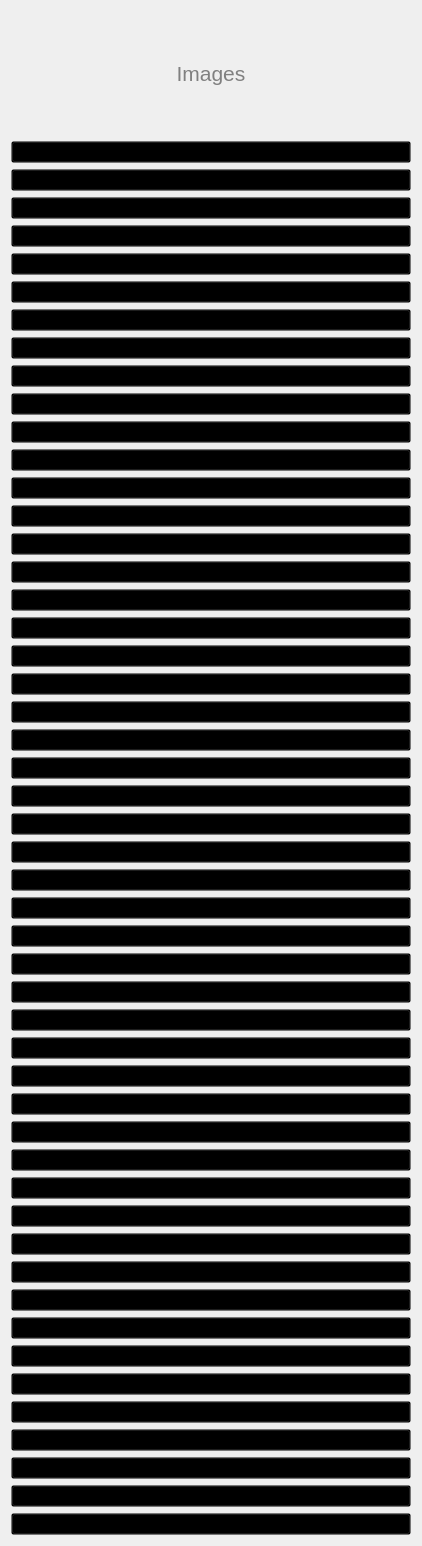
      <widget class="QWidget" name="scrollAreaWidgetContents">
       <property name="geometry">
        <rect>
         <x>0</x>
         <y>0</y>
         <width>422</width>
         <height>1546</height>
        </rect>
       </property>
       <layout class="QGridLayout" name="gridLayout">
        <item row="33" column="0">
         <widget class="QPushButton" name="image_41">
          <property name="styleSheet">
           <string notr="true">background-color: rgba(0, 0, 0, 0);
border-color: rgba(0, 0, 0, 0);</string>
          </property>
          <property name="text">
           <string/>
          </property>
         </widget>
        </item>
        <item row="3" column="0">
         <widget class="QPushButton" name="image_2">
          <property name="styleSheet">
           <string notr="true">background-color: rgba(0, 0, 0, 0);
border-color: rgba(0, 0, 0, 0);</string>
          </property>
          <property name="text">
           <string/>
          </property>
         </widget>
        </item>
        <item row="32" column="0">
         <widget class="QPushButton" name="image_31">
          <property name="styleSheet">
           <string notr="true">background-color: rgba(0, 0, 0, 0);
border-color: rgba(0, 0, 0, 0);</string>
          </property>
          <property name="text">
           <string/>
          </property>
         </widget>
        </item>
        <item row="12" column="0">
         <widget class="QPushButton" name="image_11">
          <property name="styleSheet">
           <string notr="true">background-color: rgba(0, 0, 0, 0);
border-color: rgba(0, 0, 0, 0);</string>
          </property>
          <property name="text">
           <string/>
          </property>
         </widget>
        </item>
        <item row="47" column="0">
         <widget class="QPushButton" name="image_40">
          <property name="styleSheet">
           <string notr="true">background-color: rgba(0, 0, 0, 0);
border-color: rgba(0, 0, 0, 0);</string>
          </property>
          <property name="text">
           <string/>
          </property>
         </widget>
        </item>
        <item row="0" column="0">
         <widget class="QLabel" name="title_6">
          <property name="font">
           <font>
            <pointsize>16</pointsize>
           </font>
          </property>
          <property name="styleSheet">
           <string notr="true">color: gray</string>
          </property>
          <property name="text">
           <string>Images</string>
          </property>
          <property name="alignment">
           <set>Qt::AlignCenter</set>
          </property>
         </widget>
        </item>
        <item row="29" column="0">
         <widget class="QPushButton" name="image_26">
          <property name="styleSheet">
           <string notr="true">background-color: rgba(0, 0, 0, 0);
border-color: rgba(0, 0, 0, 0);</string>
          </property>
          <property name="text">
           <string/>
          </property>
         </widget>
        </item>
        <item row="31" column="0">
         <widget class="QPushButton" name="image_36">
          <property name="styleSheet">
           <string notr="true">background-color: rgba(0, 0, 0, 0);
border-color: rgba(0, 0, 0, 0);</string>
          </property>
          <property name="text">
           <string/>
          </property>
         </widget>
        </item>
        <item row="22" column="0">
         <widget class="QPushButton" name="image_21">
          <property name="styleSheet">
           <string notr="true">background-color: rgba(0, 0, 0, 0);
border-color: rgba(0, 0, 0, 0);</string>
          </property>
          <property name="text">
           <string/>
          </property>
         </widget>
        </item>
        <item row="9" column="0">
         <widget class="QPushButton" name="image_8">
          <property name="styleSheet">
           <string notr="true">background-color: rgba(0, 0, 0, 0);
border-color: rgba(0, 0, 0, 0);</string>
          </property>
          <property name="text">
           <string/>
          </property>
         </widget>
        </item>
        <item row="1" column="0">
         <widget class="QPushButton" name="image_0">
          <property name="styleSheet">
           <string notr="true">background-color: rgba(0, 0, 0, 0);
border-color: rgba(0, 0, 0, 0);</string>
          </property>
          <property name="text">
           <string/>
          </property>
         </widget>
        </item>
        <item row="14" column="0">
         <widget class="QPushButton" name="image_13">
          <property name="styleSheet">
           <string notr="true">background-color: rgba(0, 0, 0, 0);
border-color: rgba(0, 0, 0, 0);</string>
          </property>
          <property name="text">
           <string/>
          </property>
         </widget>
        </item>
        <item row="11" column="0">
         <widget class="QPushButton" name="image_10">
          <property name="styleSheet">
           <string notr="true">background-color: rgba(0, 0, 0, 0);
border-color: rgba(0, 0, 0, 0);</string>
          </property>
          <property name="text">
           <string/>
          </property>
         </widget>
        </item>
        <item row="16" column="0">
         <widget class="QPushButton" name="image_15">
          <property name="styleSheet">
           <string notr="true">background-color: rgba(0, 0, 0, 0);
border-color: rgba(0, 0, 0, 0);</string>
          </property>
          <property name="text">
           <string/>
          </property>
         </widget>
        </item>
        <item row="48" column="0">
         <widget class="QPushButton" name="image_38">
          <property name="styleSheet">
           <string notr="true">background-color: rgba(0, 0, 0, 0);
border-color: rgba(0, 0, 0, 0);</string>
          </property>
          <property name="text">
           <string/>
          </property>
         </widget>
        </item>
        <item row="4" column="0">
         <widget class="QPushButton" name="image_3">
          <property name="styleSheet">
           <string notr="true">background-color: rgba(0, 0, 0, 0);
border-color: rgba(0, 0, 0, 0);</string>
          </property>
          <property name="text">
           <string/>
          </property>
         </widget>
        </item>
        <item row="46" column="0">
         <widget class="QPushButton" name="image_47">
          <property name="styleSheet">
           <string notr="true">background-color: rgba(0, 0, 0, 0);
border-color: rgba(0, 0, 0, 0);</string>
          </property>
          <property name="text">
           <string/>
          </property>
         </widget>
        </item>
        <item row="10" column="0">
         <widget class="QPushButton" name="image_9">
          <property name="styleSheet">
           <string notr="true">background-color: rgba(0, 0, 0, 0);
border-color: rgba(0, 0, 0, 0);</string>
          </property>
          <property name="text">
           <string/>
          </property>
         </widget>
        </item>
        <item row="19" column="0">
         <widget class="QPushButton" name="image_18">
          <property name="styleSheet">
           <string notr="true">background-color: rgba(0, 0, 0, 0);
border-color: rgba(0, 0, 0, 0);</string>
          </property>
          <property name="text">
           <string/>
          </property>
         </widget>
        </item>
        <item row="13" column="0">
         <widget class="QPushButton" name="image_12">
          <property name="styleSheet">
           <string notr="true">background-color: rgba(0, 0, 0, 0);
border-color: rgba(0, 0, 0, 0);</string>
          </property>
          <property name="text">
           <string/>
          </property>
         </widget>
        </item>
        <item row="7" column="0">
         <widget class="QPushButton" name="image_6">
          <property name="styleSheet">
           <string notr="true">background-color: rgba(0, 0, 0, 0);
border-color: rgba(0, 0, 0, 0);</string>
          </property>
          <property name="text">
           <string/>
          </property>
         </widget>
        </item>
        <item row="6" column="0">
         <widget class="QPushButton" name="image_5">
          <property name="styleSheet">
           <string notr="true">background-color: rgba(0, 0, 0, 0);
border-color: rgba(0, 0, 0, 0);</string>
          </property>
          <property name="text">
           <string/>
          </property>
         </widget>
        </item>
        <item row="20" column="0">
         <widget class="QPushButton" name="image_19">
          <property name="styleSheet">
           <string notr="true">background-color: rgba(0, 0, 0, 0);
border-color: rgba(0, 0, 0, 0);</string>
          </property>
          <property name="text">
           <string/>
          </property>
         </widget>
        </item>
        <item row="49" column="0">
         <widget class="QPushButton" name="image_37">
          <property name="styleSheet">
           <string notr="true">background-color: rgba(0, 0, 0, 0);
border-color: rgba(0, 0, 0, 0);</string>
          </property>
          <property name="text">
           <string/>
          </property>
         </widget>
        </item>
        <item row="2" column="0">
         <widget class="QPushButton" name="image_1">
          <property name="styleSheet">
           <string notr="true">background-color: rgba(0, 0, 0, 0);
border-color: rgba(0, 0, 0, 0);</string>
          </property>
          <property name="text">
           <string/>
          </property>
         </widget>
        </item>
        <item row="50" column="0">
         <widget class="QPushButton" name="image_49">
          <property name="styleSheet">
           <string notr="true">background-color: rgba(0, 0, 0, 0);
border-color: rgba(0, 0, 0, 0);</string>
          </property>
          <property name="text">
           <string/>
          </property>
         </widget>
        </item>
        <item row="41" column="0">
         <widget class="QPushButton" name="image_28">
          <property name="styleSheet">
           <string notr="true">background-color: rgba(0, 0, 0, 0);
border-color: rgba(0, 0, 0, 0);</string>
          </property>
          <property name="text">
           <string/>
          </property>
         </widget>
        </item>
        <item row="39" column="0">
         <widget class="QPushButton" name="image_35">
          <property name="styleSheet">
           <string notr="true">background-color: rgba(0, 0, 0, 0);
border-color: rgba(0, 0, 0, 0);</string>
          </property>
          <property name="text">
           <string/>
          </property>
         </widget>
        </item>
        <item row="43" column="0">
         <widget class="QPushButton" name="image_39">
          <property name="styleSheet">
           <string notr="true">background-color: rgba(0, 0, 0, 0);
border-color: rgba(0, 0, 0, 0);</string>
          </property>
          <property name="text">
           <string/>
          </property>
         </widget>
        </item>
        <item row="5" column="0">
         <widget class="QPushButton" name="image_4">
          <property name="styleSheet">
           <string notr="true">background-color: rgba(0, 0, 0, 0);
border-color: rgba(0, 0, 0, 0);</string>
          </property>
          <property name="text">
           <string/>
          </property>
         </widget>
        </item>
        <item row="30" column="0">
         <widget class="QPushButton" name="image_45">
          <property name="styleSheet">
           <string notr="true">background-color: rgba(0, 0, 0, 0);
border-color: rgba(0, 0, 0, 0);</string>
          </property>
          <property name="text">
           <string/>
          </property>
         </widget>
        </item>
        <item row="42" column="0">
         <widget class="QPushButton" name="image_48">
          <property name="styleSheet">
           <string notr="true">background-color: rgba(0, 0, 0, 0);
border-color: rgba(0, 0, 0, 0);</string>
          </property>
          <property name="text">
           <string/>
          </property>
         </widget>
        </item>
        <item row="21" column="0">
         <widget class="QPushButton" name="image_20">
          <property name="styleSheet">
           <string notr="true">background-color: rgba(0, 0, 0, 0);
border-color: rgba(0, 0, 0, 0);</string>
          </property>
          <property name="text">
           <string/>
          </property>
         </widget>
        </item>
        <item row="27" column="0">
         <widget class="QPushButton" name="image_27">
          <property name="styleSheet">
           <string notr="true">background-color: rgba(0, 0, 0, 0);
border-color: rgba(0, 0, 0, 0);</string>
          </property>
          <property name="text">
           <string/>
          </property>
         </widget>
        </item>
        <item row="15" column="0">
         <widget class="QPushButton" name="image_14">
          <property name="styleSheet">
           <string notr="true">background-color: rgba(0, 0, 0, 0);
border-color: rgba(0, 0, 0, 0);</string>
          </property>
          <property name="text">
           <string/>
          </property>
         </widget>
        </item>
        <item row="40" column="0">
         <widget class="QPushButton" name="image_33">
          <property name="styleSheet">
           <string notr="true">background-color: rgba(0, 0, 0, 0);
border-color: rgba(0, 0, 0, 0);</string>
          </property>
          <property name="text">
           <string/>
          </property>
         </widget>
        </item>
        <item row="45" column="0">
         <widget class="QPushButton" name="image_29">
          <property name="styleSheet">
           <string notr="true">background-color: rgba(0, 0, 0, 0);
border-color: rgba(0, 0, 0, 0);</string>
          </property>
          <property name="text">
           <string/>
          </property>
         </widget>
        </item>
        <item row="17" column="0">
         <widget class="QPushButton" name="image_16">
          <property name="styleSheet">
           <string notr="true">background-color: rgba(0, 0, 0, 0);
border-color: rgba(0, 0, 0, 0);</string>
          </property>
          <property name="text">
           <string/>
          </property>
         </widget>
        </item>
        <item row="28" column="0">
         <widget class="QPushButton" name="image_43">
          <property name="styleSheet">
           <string notr="true">background-color: rgba(0, 0, 0, 0);
border-color: rgba(0, 0, 0, 0);</string>
          </property>
          <property name="text">
           <string/>
          </property>
         </widget>
        </item>
        <item row="24" column="0">
         <widget class="QPushButton" name="image_23">
          <property name="styleSheet">
           <string notr="true">background-color: rgba(0, 0, 0, 0);
border-color: rgba(0, 0, 0, 0);</string>
          </property>
          <property name="text">
           <string/>
          </property>
         </widget>
        </item>
        <item row="23" column="0">
         <widget class="QPushButton" name="image_22">
          <property name="styleSheet">
           <string notr="true">background-color: rgba(0, 0, 0, 0);
border-color: rgba(0, 0, 0, 0);</string>
          </property>
          <property name="text">
           <string/>
          </property>
         </widget>
        </item>
        <item row="35" column="0">
         <widget class="QPushButton" name="image_46">
          <property name="styleSheet">
           <string notr="true">background-color: rgba(0, 0, 0, 0);
border-color: rgba(0, 0, 0, 0);</string>
          </property>
          <property name="text">
           <string/>
          </property>
         </widget>
        </item>
        <item row="36" column="0">
         <widget class="QPushButton" name="image_34">
          <property name="styleSheet">
           <string notr="true">background-color: rgba(0, 0, 0, 0);
border-color: rgba(0, 0, 0, 0);</string>
          </property>
          <property name="text">
           <string/>
          </property>
         </widget>
        </item>
        <item row="8" column="0">
         <widget class="QPushButton" name="image_7">
          <property name="styleSheet">
           <string notr="true">background-color: rgba(0, 0, 0, 0);
border-color: rgba(0, 0, 0, 0);</string>
          </property>
          <property name="text">
           <string/>
          </property>
         </widget>
        </item>
        <item row="18" column="0">
         <widget class="QPushButton" name="image_17">
          <property name="styleSheet">
           <string notr="true">background-color: rgba(0, 0, 0, 0);
border-color: rgba(0, 0, 0, 0);</string>
          </property>
          <property name="text">
           <string/>
          </property>
         </widget>
        </item>
        <item row="34" column="0">
         <widget class="QPushButton" name="image_30">
          <property name="styleSheet">
           <string notr="true">background-color: rgba(0, 0, 0, 0);
border-color: rgba(0, 0, 0, 0);</string>
          </property>
          <property name="text">
           <string/>
          </property>
         </widget>
        </item>
        <item row="26" column="0">
         <widget class="QPushButton" name="image_44">
          <property name="styleSheet">
           <string notr="true">background-color: rgba(0, 0, 0, 0);
border-color: rgba(0, 0, 0, 0);</string>
          </property>
          <property name="text">
           <string/>
          </property>
         </widget>
        </item>
        <item row="38" column="0">
         <widget class="QPushButton" name="image_25">
          <property name="styleSheet">
           <string notr="true">background-color: rgba(0, 0, 0, 0);
border-color: rgba(0, 0, 0, 0);</string>
          </property>
          <property name="text">
           <string/>
          </property>
         </widget>
        </item>
        <item row="25" column="0">
         <widget class="QPushButton" name="image_24">
          <property name="styleSheet">
           <string notr="true">background-color: rgba(0, 0, 0, 0);
border-color: rgba(0, 0, 0, 0);</string>
          </property>
          <property name="text">
           <string/>
          </property>
         </widget>
        </item>
        <item row="44" column="0">
         <widget class="QPushButton" name="image_32">
          <property name="styleSheet">
           <string notr="true">background-color: rgba(0, 0, 0, 0);
border-color: rgba(0, 0, 0, 0);</string>
          </property>
          <property name="text">
           <string/>
          </property>
         </widget>
        </item>
        <item row="37" column="0">
         <widget class="QPushButton" name="image_42">
          <property name="styleSheet">
           <string notr="true">background-color: rgba(0, 0, 0, 0);
border-color: rgba(0, 0, 0, 0);</string>
          </property>
          <property name="text">
           <string/>
          </property>
         </widget>
        </item>
       </layout>
      </widget>
